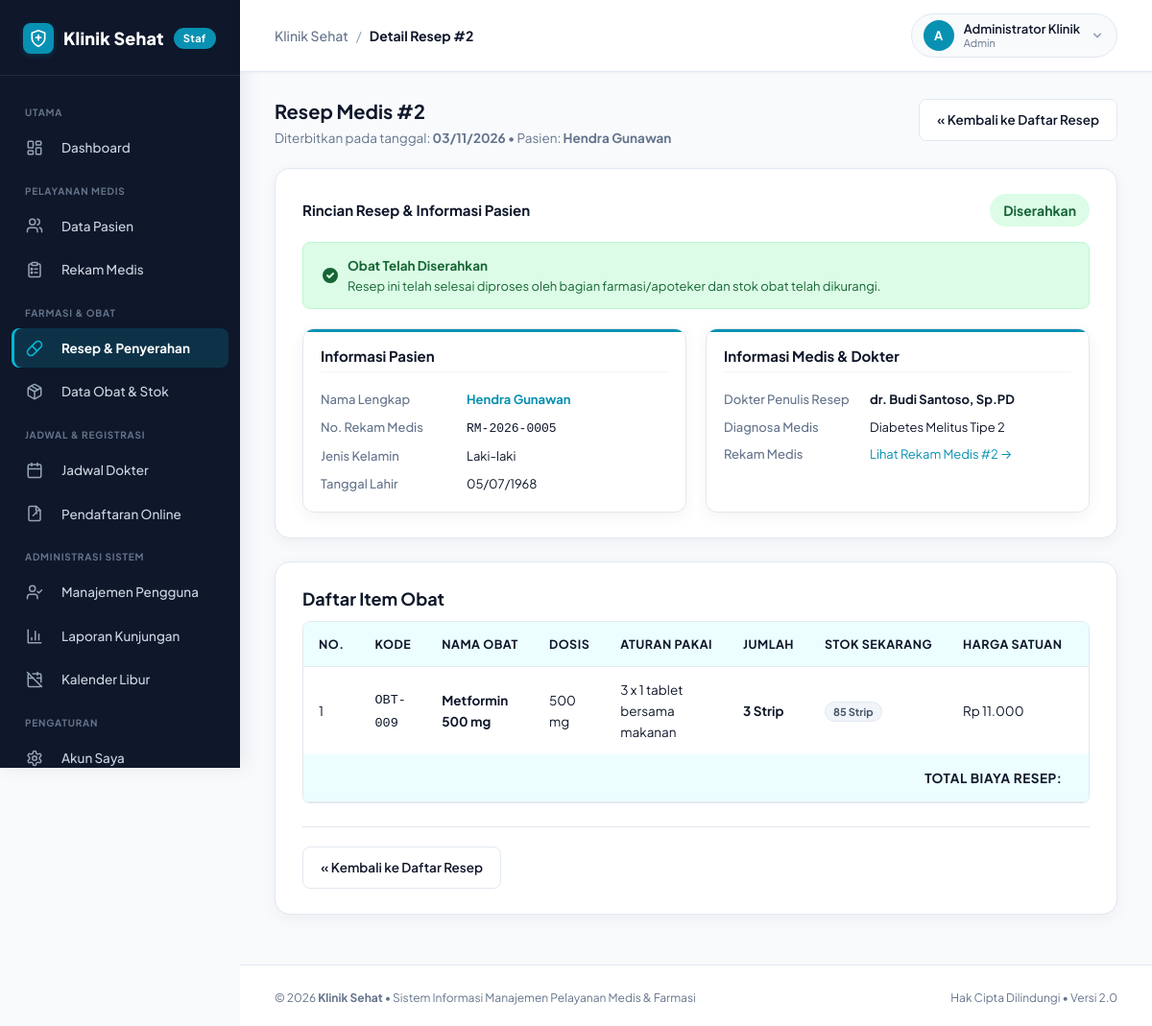
Page /index.php?url=resep/show/2 (signed in) on the committed database.
### tables this page shows
CREATE TABLE users (
    id_user INT AUTO_INCREMENT PRIMARY KEY,
    nama VARCHAR(100) NOT NULL,
    username VARCHAR(50) NOT NULL UNIQUE,
    password VARCHAR(255) NOT NULL,
    role ENUM('admin', 'resepsionis', 'dokter', 'apoteker') NOT NULL DEFAULT 'admin',
    is_active TINYINT(1) NOT NULL DEFAULT 1,
    aktif_mulai DATE NOT NULL,
    aktif_sampai DATE NOT NULL,
    created_at TIMESTAMP DEFAULT CURRENT_TIMESTAMP
);

CREATE TABLE resep (
    id_resep INT AUTO_INCREMENT PRIMARY KEY,
    id_rekam_medis INT NOT NULL,
    tanggal_resep DATE NOT NULL,
    status ENUM('Menunggu', 'Diserahkan', 'Batal')
        DEFAULT 'Menunggu',
    total DECIMAL(12,2) NOT NULL DEFAULT 0,
    created_at TIMESTAMP DEFAULT CURRENT_TIMESTAMP,
    FOREIGN KEY (id_rekam_medis)
        REFERENCES rekam_medis(id_rekam_medis)
        ON DELETE CASCADE
);

CREATE TABLE pasien (
    id_pasien INT AUTO_INCREMENT PRIMARY KEY,
    no_rm VARCHAR(20) NOT NULL UNIQUE,
    nama_pasien VARCHAR(100) NOT NULL,
    jenis_kelamin ENUM('L', 'P') NOT NULL,
    tanggal_lahir DATE NOT NULL,
    alamat TEXT,
    no_hp VARCHAR(20),
    created_at TIMESTAMP DEFAULT CURRENT_TIMESTAMP
);

CREATE TABLE rekam_medis (
    id_rekam_medis INT AUTO_INCREMENT PRIMARY KEY,
    id_kunjungan INT NOT NULL UNIQUE,
    keluhan TEXT NOT NULL,
    diagnosa TEXT NOT NULL,
    tindakan TEXT,
    catatan TEXT,
    created_at TIMESTAMP DEFAULT CURRENT_TIMESTAMP,
    FOREIGN KEY (id_kunjungan)
        REFERENCES kunjungan(id_kunjungan)
        ON DELETE CASCADE
);

CREATE TABLE detail_resep (
    id_detail_resep INT AUTO_INCREMENT PRIMARY KEY,
    id_resep INT NOT NULL,
    id_obat INT NOT NULL,
    dosis VARCHAR(100) NOT NULL,
    aturan_pakai VARCHAR(150) NOT NULL,
    jumlah INT NOT NULL,
    harga DECIMAL(12,2) NOT NULL,
    subtotal DECIMAL(12,2) NOT NULL,
    FOREIGN KEY (id_resep)
        REFERENCES resep(id_resep)
        ON DELETE CASCADE,
    FOREIGN KEY (id_obat)
        REFERENCES obat(id_obat)
);

CREATE TABLE obat (
    id_obat INT AUTO_INCREMENT PRIMARY KEY,
    kode_obat VARCHAR(30) NOT NULL UNIQUE,
    nama_obat VARCHAR(100) NOT NULL,
    kategori VARCHAR(100),
    satuan VARCHAR(30) NOT NULL,
    harga DECIMAL(12,2) NOT NULL DEFAULT 0,
    stok INT NOT NULL DEFAULT 0,
    stok_minimum INT NOT NULL DEFAULT 10,
    created_at TIMESTAMP DEFAULT CURRENT_TIMESTAMP
);

### views/resep/show.php (the view, shortened to what the rows shown need)
<?php require __DIR__ . '/../layouts/header.php'; ?>
<div class="page-header">
    <div class="page-header-text">
        <h2>Resep Medis #<?= (int) $item['id_resep'] ?></h2>
        <p class="muted">Diterbitkan pada tanggal: <strong><?= tgl($item['tanggal_resep']) ?></strong> &bull; Pasien: <strong><?= e($item['nama_pasien']) ?></strong></p>
    </div>
    <div class="page-header-actions">
        <a class="btn" href="<?= route('resep') ?>">&laquo; Kembali ke Daftar Resep</a>
    </div>
</div>
<div class="panel">
    <div class="toolbar" style="margin-bottom: 16px;">
        <div>
            <h3 style="margin: 0;">Rincian Resep &amp; Informasi Pasien</h3>
        </div>
        <div>
            <span class="status status-<?= strtolower(e($item['status'])) ?>" style="font-size: 14px; padding: 6px 14px;">
                <?= e($item['status']) ?>
            </span>
        </div>
    </div>
    <?php if ($item['status'] === 'Diserahkan'): ?>
        <div class="alert alert-success" style="display: flex; align-items: center; gap: 8px; margin-bottom: 20px;">
            <svg width="20" height="20" fill="currentColor" viewBox="0 0 20 20">
                <path fill-rule="evenodd" d="M10 18a8 8 0 100-16 8 8 0 000 16zm3.707-9.293a1 1 0 00-1.414-1.414L9 10.586 7.707 9.293a1 1 0 00-1.414 1.414l2 2a1 1 0 001.414 0l4-4z" clip-rule="evenodd"/>
            </svg>
            <div>
                <strong>Obat Telah Diserahkan</strong>
                <p style="margin: 0; font-size: 13px;">Resep ini telah selesai diproses oleh bagian farmasi/apoteker dan stok obat telah dikurangi.</p>
            </div>
        </div>
    <?php endif; ?>
    <div class="info-grid-2col">
        <div class="card detail-card">
            <h3 class="card-section-title">Informasi Pasien</h3>
            <dl class="detail-list">
                <dt>Nama Lengkap</dt>
                <dd><strong><a href="<?= route('pasien/show/' . (int) $item['id_pasien']) ?>"><?= e($item['nama_pasien']) ?></a></strong></dd>
                <dt>No. Rekam Medis</dt>
                <dd><code><?= e($item['no_rm']) ?></code></dd>
                <dt>Jenis Kelamin</dt>
                <dd><?= ($item['jenis_kelamin'] ?? '') === 'L' ? 'Laki-laki' : 'Perempuan' ?></dd>
                <dt>Tanggal Lahir</dt>
                <dd><?= tgl($item['tanggal_lahir'] ?? '') ?></dd>
            </dl>
        </div>
        <div class="card detail-card">
            <h3 class="card-section-title">Informasi Medis &amp; Dokter</h3>
            <dl class="detail-list">
                <dt>Dokter Penulis Resep</dt>
                <dd><strong><?= e($item['nama_dokter'] ?? '-') ?></strong></dd>
                <dt>Diagnosa Medis</dt>
                <dd><?= nl2br(e($item['diagnosa'])) ?></dd>
                <dt>Rekam Medis</dt>
                <dd><a class="link-btn" href="<?= route('rekam_medis/show/' . (int) $item['id_rekam_medis']) ?>">Lihat Rekam Medis #<?= (int) $item['id_rekam_medis'] ?> &rarr;</a></dd>
            </dl>
        </div>
    </div>
</div>
<div class="panel">
    <h2>Daftar Item Obat</h2>
    <div class="table-wrap">
        <table>
            <thead>
                <tr>
                    <th>No.</th>
                    <th>Kode</th>
                    <th>Nama Obat</th>
                    <th>Dosis</th>
                    <th>Aturan Pakai</th>
                    <th>Jumlah</th>
                    <th>Stok Sekarang</th>
                    <th>Harga Satuan</th>
                    <th>Subtotal</th>
                </tr>
            </thead>
            <tbody>
            <?php foreach ($detail as $idx => $d): ?>
                <tr>
                    <td><?= $idx + 1 ?></td>
                    <td><code><?= e($d['kode_obat']) ?></code></td>
                    <td><strong><?= e($d['nama_obat']) ?></strong></td>
                    <td><?= e($d['dosis']) ?></td>
                    <td><?= e($d['aturan_pakai']) ?></td>
                    <td><strong><?= (int) $d['jumlah'] ?> <?= e($d['satuan']) ?></strong></td>
                    <td>
                        <span class="badge <?= (int) $d['stok_sekarang'] < (int) $d['jumlah'] && $item['status'] === 'Menunggu' ? 'badge-danger' : 'badge-light' ?>">
                            <?= (int) $d['stok_sekarang'] ?> <?= e($d['satuan']) ?>
                        </span>
                    </td>
                    <td><?= rupiah($d['harga']) ?></td>
                    <td><strong><?= rupiah($d['subtotal']) ?></strong></td>
                </tr>
            <?php endforeach; ?>
            </tbody>
            <tfoot>
                <tr>
                    <th colspan="8" style="text-align: right; font-size: 13.5px; font-weight: 700;">Total Biaya Resep:</th>
                    <th style="font-size: 14.5px; font-weight: 700; color: var(--primary);"><?= rupiah($item['total']) ?></th>
                </tr>
            </tfoot>
        </table>
    </div>
    <div class="form-actions" style="margin-top: 24px;">
        <a class="btn" href="<?= route('resep') ?>">&laquo; Kembali ke Daftar Resep</a>
    </div>
</div>
<?php require __DIR__ . '/../layouts/footer.php'; ?>

### views/layouts/header.php (shortened to what the rows shown need)
<?php
$user = current_user();
$rawUrl = trim($_GET['url'] ?? 'dashboard', '/');
$urlSegments = explode('/', $rawUrl);
$activePage = $urlSegments[0] ?? 'dashboard';
?>
<!DOCTYPE html>
<html lang="id">
<head>
    <link rel="stylesheet" href="<?= asset('css/style.css') ?>">
</head>
<body>
<div class="layout">
    <aside class="sidebar" id="sidebar">
        <div class="brand">
            <a href="<?= route('dashboard') ?>" class="brand-link">
                <span class="brand-badge-icon"><?= icon('shield-plus', '', 20) ?></span>
                <span class="brand-title">Klinik Sehat</span>
                <span class="brand-ribbon">Staf</span>
            </a>
        </div>
        <nav>
            <div class="nav-section-label">UTAMA</div>
            <a href="<?= route('dashboard') ?>" class="<?= $activePage === 'dashboard' ? 'active' : '' ?>" <?= $activePage === 'dashboard' ? 'aria-current="page"' : '' ?>>
                <span class="nav-icon"><?= icon('layout-dashboard') ?></span> Dashboard
            </a>
            <?php if (has_role('admin', 'dokter', 'resepsionis')): ?>
                <div class="nav-section-label">PELAYANAN MEDIS</div>
                <a href="<?= route('pasien') ?>" class="<?= $activePage === 'pasien' ? 'active' : '' ?>" <?= $activePage === 'pasien' ? 'aria-current="page"' : '' ?>>
                    <span class="nav-icon"><?= icon('users') ?></span> Data Pasien
                </a>
            <?php endif; ?>
            <?php if (has_role('admin', 'dokter')): ?>
                <a href="<?= route('rekam_medis') ?>" class="<?= $activePage === 'rekam_medis' ? 'active' : '' ?>" <?= $activePage === 'rekam_medis' ? 'aria-current="page"' : '' ?>>
                    <span class="nav-icon"><?= icon('clipboard-list') ?></span> Rekam Medis
                </a>
            <?php endif; ?>
            <?php if (has_role('admin', 'dokter', 'apoteker')): ?>
                <div class="nav-section-label">FARMASI &amp; OBAT</div>
                <a href="<?= route('resep') ?>" class="<?= $activePage === 'resep' ? 'active' : '' ?>" <?= $activePage === 'resep' ? 'aria-current="page"' : '' ?>>
                    <span class="nav-icon"><?= icon('pill') ?></span> Resep &amp; Penyerahan
                </a>
                <a href="<?= route('obat') ?>" class="<?= $activePage === 'obat' ? 'active' : '' ?>" <?= $activePage === 'obat' ? 'aria-current="page"' : '' ?>>
                    <span class="nav-icon"><?= icon('package') ?></span> Data Obat &amp; Stok
                </a>
            <?php endif; ?>
            <?php if (has_role('admin', 'dokter', 'resepsionis')): ?>
                <div class="nav-section-label">JADWAL &amp; REGISTRASI</div>
                <a href="<?= route('jadwal') ?>" class="<?= $activePage === 'jadwal' ? 'active' : '' ?>" <?= $activePage === 'jadwal' ? 'aria-current="page"' : '' ?>>
                    <span class="nav-icon"><?= icon('calendar') ?></span> Jadwal Dokter
                </a>
            <?php endif; ?>
            <?php if (has_role('admin', 'resepsionis')): ?>
                <a href="<?= route('pendaftaran/verifikasi') ?>" class="<?= $activePage === 'pendaftaran' ? 'active' : '' ?>" <?= $activePage === 'pendaftaran' ? 'aria-current="page"' : '' ?>>
                    <span class="nav-icon"><?= icon('file-signature') ?></span> Pendaftaran Online
                </a>
            <?php endif; ?>
            <?php if (has_role('admin')): ?>
                <div class="nav-section-label">ADMINISTRASI SISTEM</div>
                <a href="<?= route('pengguna') ?>" class="<?= $activePage === 'pengguna' ? 'active' : '' ?>" <?= $activePage === 'pengguna' ? 'aria-current="page"' : '' ?>>
                    <span class="nav-icon"><?= icon('user-check') ?></span> Manajemen Pengguna
                </a>
                <a href="<?= route('laporan') ?>" class="<?= $activePage === 'laporan' ? 'active' : '' ?>" <?= $activePage === 'laporan' ? 'aria-current="page"' : '' ?>>
                    <span class="nav-icon"><?= icon('bar-chart-3') ?></span> Laporan Kunjungan
                </a>
                <a href="<?= route('hari_libur') ?>" class="<?= $activePage === 'hari_libur' ? 'active' : '' ?>" <?= $activePage === 'hari_libur' ? 'aria-current="page"' : '' ?>>
                    <span class="nav-icon"><?= icon('calendar-off') ?></span> Kalender Libur
                </a>
            <?php endif; ?>
            <div class="nav-section-label">PENGATURAN</div>
            <a href="<?= route('akun') ?>" class="<?= $activePage === 'akun' ? 'active' : '' ?>" <?= $activePage === 'akun' ? 'aria-current="page"' : '' ?>>
                <span class="nav-icon"><?= icon('settings') ?></span> Akun Saya
            </a>
        </nav>
    </aside>
    <div class="main-wrapper">
        <header class="top-navbar">
            <div class="top-nav-left">
                <div class="breadcrumb-trail">
                    <span class="breadcrumb-app">Klinik Sehat</span>
                    <span class="breadcrumb-separator">/</span>
                    <span class="breadcrumb-current"><?= e($title ?? 'Dashboard') ?></span>
                </div>
            </div>
            <div class="top-nav-right">
                <div class="user-profile-menu">
                    <button type="button" class="profile-trigger-btn" id="user-menu-btn" aria-expanded="false" aria-haspopup="true">
                        <span class="avatar-circle"><?= strtoupper(substr($user['nama'], 0, 1)) ?></span>
                        <div class="user-meta">
                            <span class="user-display-name"><?= e($user['nama']) ?></span>
                            <span class="user-display-role"><?= e(ucfirst($user['role'])) ?></span>
                        </div>
                        <svg class="dropdown-chevron" width="16" height="16" fill="currentColor" viewBox="0 0 20 20">
                            <path fill-rule="evenodd" d="M5.293 7.293a1 1 0 011.414 0L10 10.586l3.293-3.293a1 1 0 111.414 1.414l-4 4a1 1 0 01-1.414 0l-4-4a1 1 0 010-1.414z" clip-rule="evenodd"/>
                        </svg>
                    </button>
                </div>
            </div>
        </header>
        <main class="content-body">

### rows in the picture
users: nama "A", nama "Administrator Klinik", role "Admin"
resep: id_resep "2", tanggal_resep "03/11/2026", pasien.nama_pasien "Hendra Gunawan", status "Diserahkan", pasien.no_rm "RM-2026-0005", pasien.tanggal_lahir "05/07/1968", id_rekam_medis.diagnosa "Diabetes Melitus Tipe 2", id_rekam_medis "2"
detail_resep: id_obat.kode_obat "OBT-009", id_obat.nama_obat "Metformin 500 mg", dosis "500 mg", aturan_pakai "3 x 1 tablet bersama makanan", jumlah "3", id_obat.satuan "Strip", id_obat.stok "85", harga "Rp 11.000"

### other values in the picture
$title "Detail Resep #2"
$item['nama_dokter'] "dr. Budi Santoso, Sp.PD"
